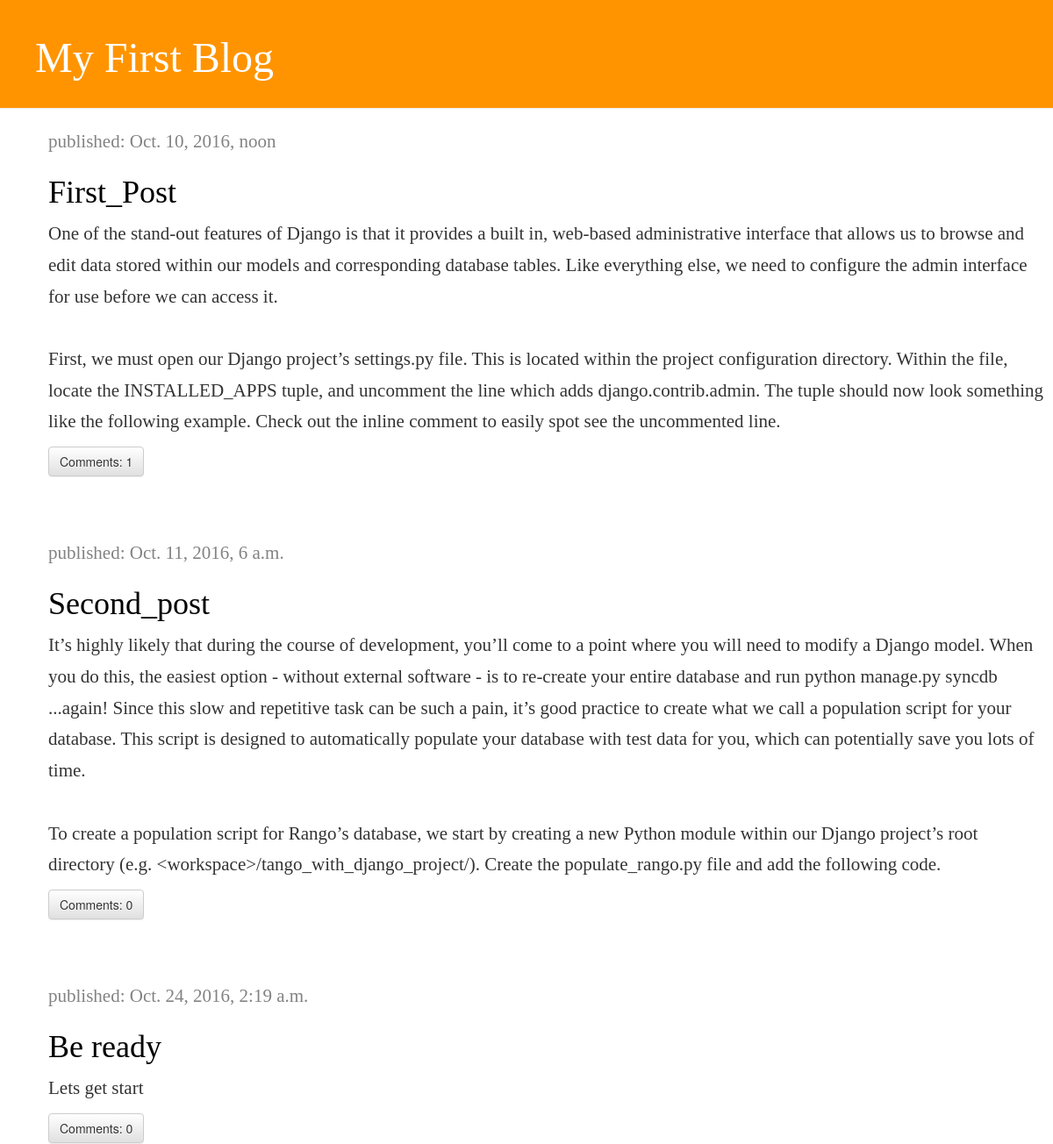
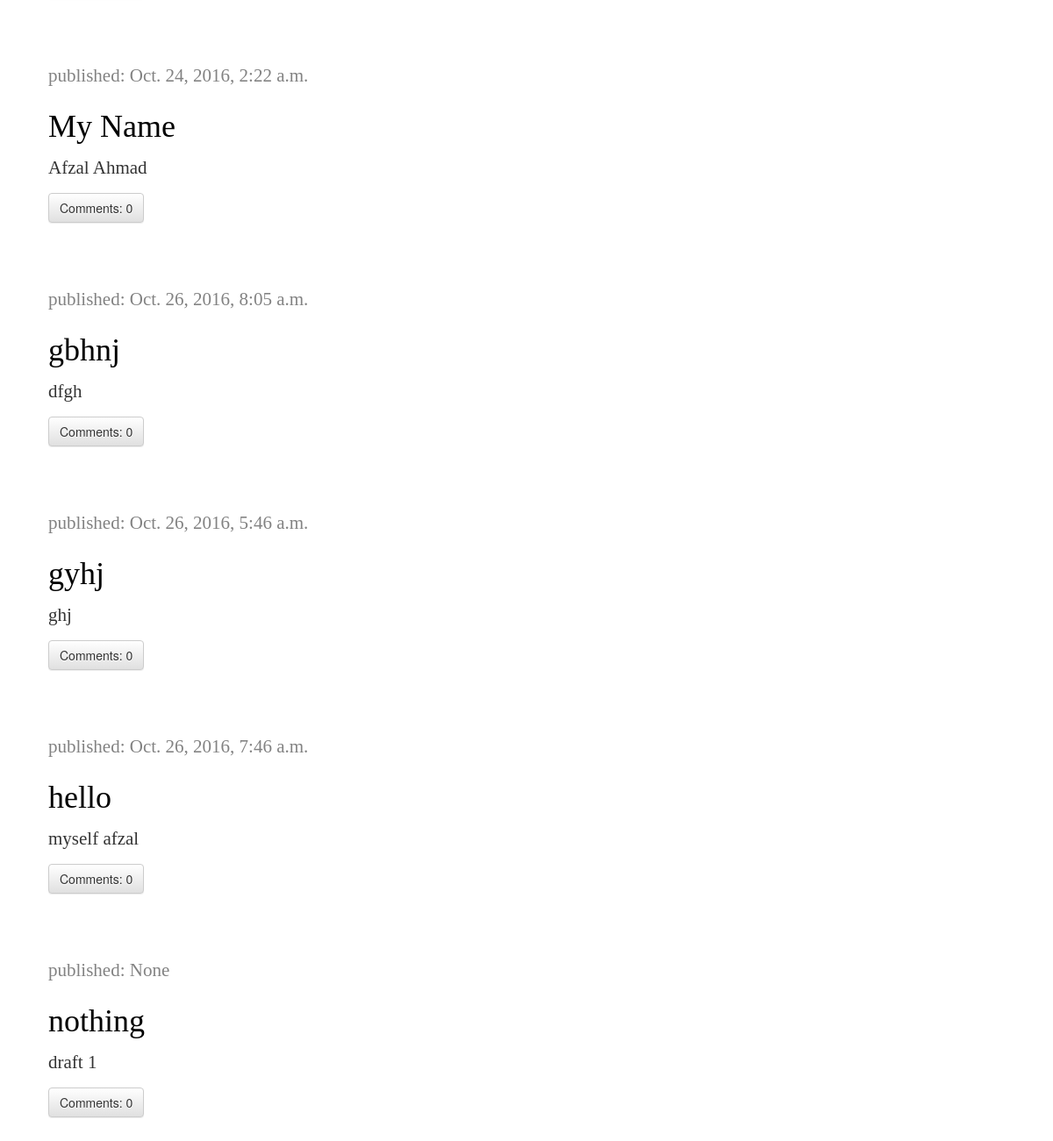
The page / on the database its author committed (2 pictures, top to bottom).
### blog/models.py (models this page shows, shortened)
class Post(models.Model):
    author = models.ForeignKey('auth.User')
    title = models.CharField(max_length=200)
    text = models.TextField()
    created_date = models.DateTimeField(default=timezone.now)
    published_date = models.DateTimeField(blank=True, null=True)
    def approved_comments(self):
        return  self.comments.filter(approved_comment=True)

### blog/views.py (the view)
# urls.py: url(r'^$', views.post_list, name='post_list'),
def post_list(request):
    posts = Post.objects.all()
    return render(request, 'blog/post_list.html', {'posts': posts})

### blog/templates/blog/post_list.html
{% extends 'blog/base.html' %}
{% block content %}
{% for post in posts %}
    <div class="post">
        <div class="date">
            <p>published: {{ post.published_date }}</p>
        </div>
        <h1><a href="{% url 'post_detail' pk=post.pk %}">{{ post.title }}</a></h1>
        <p>{{ post.text|linebreaksbr }}</p>
        <a class="btn  btn-default" href="{%	url	'post_detail'	pk=post.pk	%}">Comments:	{{	post.approved_comments.count	}}</a>
    </div>
{% endfor %}
{% endblock %}

### blog/static/css/blog.css (style rules this page uses)
h1 a { color: #FCA205; font-family: "Times New Roman", Times, serif; }
p { font-family: "Times New Roman", Times, serif; line-height: 170%; font-size:150%; }
body { margin-left: 0px; margin-right: 0px; padding-left: 15px padding-right: 15px; height:100%; width:100%; padding:0; }
h1, h2, h3, h4 { font-family: 'Lobster', cursive; }
.date { color: #828282; }
.post { margin-bottom: 70px; }
.post h1 a, .post h1 a:visited { color: #000000; }
.author, .date { color: #828282; }

### rows shown on the page
Post: published_date "Oct. 10, 2016, noon", title "First_Post", text "One of the stand-out features of Django is that it provides a built in, web-based administrative interface that allows us to browse and edit data stored within our models and corresponding database tables. Like everything else, we need to configure the admin interface for use before we can access it. First, we must open our Django project’s settings.py file. This is located within the project configuration directory. Within the file, locate the INSTALLED_APPS tuple, and uncomment the line which adds django.contrib.admin. The tuple should now look something like the following example. Check out the inline comment to easily spot see the uncommented line.", approved_comments.count "1"
Post: published_date "Oct. 11, 2016, 6 a.m.", title "Second_post", text "It’s highly likely that during the course of development, you’ll come to a point where you will need to modify a Django model. When you do this, the easiest option - without external software - is to re-create your entire database and run python manage.py syncdb ...again! Since this slow and repetitive task can be such a pain, it’s good practice to create what we call a population script for your database. This script is designed to automatically populate your database with test data for you, which can potentially save you lots of time. To create a population script for Rango’s database, we start by creating a new Python module within our Django project’s root directory (e.g.…", approved_comments.count "0"
Post: published_date "Oct. 24, 2016, 2:19 a.m.", title "Be ready", text "Lets get start", approved_comments.count "0"
Post: published_date "Oct. 24, 2016, 2:22 a.m.", title "My Name", text "Afzal Ahmad", approved_comments.count "0"
Post: published_date "Oct. 26, 2016, 8:05 a.m.", title "gbhnj", text "dfgh", approved_comments.count "0"
Post: published_date "Oct. 26, 2016, 5:46 a.m.", title "gyhj", text "ghj", approved_comments.count "0"
Post: published_date "Oct. 26, 2016, 7:46 a.m.", title "hello", text "myself afzal", approved_comments.count "0"
Post: published_date "None", title "nothing", text "draft 1", approved_comments.count "0"
